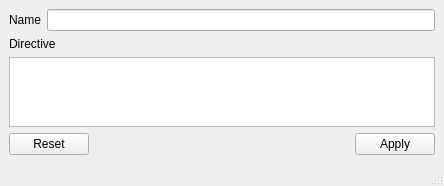
<?xml version="1.0" encoding="UTF-8"?>
<ui version="4.0">
 <class>SimEdit</class>
 <widget class="QMainWindow" name="SimEdit">
  <property name="geometry">
   <rect>
    <x>0</x>
    <y>0</y>
    <width>444</width>
    <height>178</height>
   </rect>
  </property>
  <property name="windowTitle">
   <string>MainWindow</string>
  </property>
  <widget class="QWidget" name="centralwidget">
   <layout class="QVBoxLayout" name="verticalLayout">
    <item>
     <layout class="QHBoxLayout" name="horizontalLayout">
      <item>
       <widget class="QLabel" name="label">
        <property name="text">
         <string>Name</string>
        </property>
       </widget>
      </item>
      <item>
       <widget class="QLineEdit" name="name"/>
      </item>
     </layout>
    </item>
    <item>
     <widget class="QLabel" name="label_2">
      <property name="text">
       <string>Directive</string>
      </property>
     </widget>
    </item>
    <item>
     <widget class="QPlainTextEdit" name="expr"/>
    </item>
    <item>
     <widget class="QDialogButtonBox" name="btnbox">
      <property name="standardButtons">
       <set>QDialogButtonBox::Apply|QDialogButtonBox::Reset</set>
      </property>
     </widget>
    </item>
   </layout>
  </widget>
  <widget class="QStatusBar" name="statusbar"/>
 </widget>
 <resources/>
 <connections/>
</ui>
